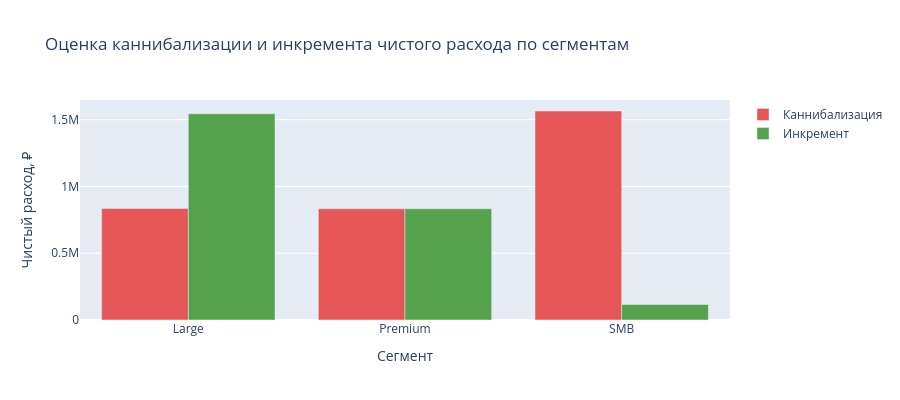
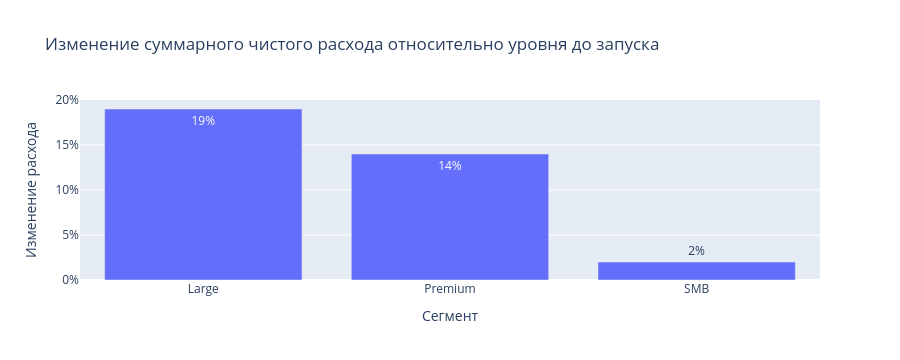

Notebook code for these charts, in order:
### Code cell
plot_c = cann_view.melt(
    id_vars="segment",
    value_vars=["cannibalization_est", "incremental_est"],
    var_name="component",
    value_name="spend",
)
name_map = {"cannibalization_est": "Каннибализация", "incremental_est": "Инкремент"}
plot_c["component"] = plot_c["component"].map(name_map)
fig = px.bar(
    plot_c, x="segment", y="spend", color="component", barmode="group",
    title="Оценка каннибализации и инкремента чистого расхода по сегментам",
    labels={"segment": "Сегмент", "spend": "Чистый расход, ₽", "component": ""},
    color_discrete_map={"Каннибализация": "#E45756", "Инкремент": "#54A24B"},
)
fig.update_layout(height=400)
fig.show()

fig2 = px.bar(
    cann_view, x="segment", y="delta_total_pct",
    title="Изменение суммарного чистого расхода относительно уровня до запуска",
    labels={"segment": "Сегмент", "delta_total_pct": "Изменение расхода"},
    text=cann_view["delta_total_pct"].map(lambda x: f"{x:.0%}"),
)
fig2.update_layout(yaxis_tickformat=".0%", height=360)
fig2.show()

### Figure 1 — Plotly figure (JSON) as saved in the notebook; plotly's stock layout.template omitted (floating-point values rounded to 4 significant figures)
{"data": [{"alignmentgroup": "True", "hovertemplate": "=Каннибализация<br>Сегмент=%{x}<br>Чистый расход, ₽=%{y}<extra></extra>", "legendgroup": "Каннибализация", "marker": {"color": "#E45756", "pattern": {"shape": ""}}, "name": "Каннибализация", "offsetgroup": "Каннибализация", "orientation": "v", "showlegend": true, "textposition": "auto", "type": "bar", "x": ["Large", "Premium", "SMB"], "xaxis": "x", "y": [834900.0, 833400.0, 1566000.0], "yaxis": "y"}, {"alignmentgroup": "True", "hovertemplate": "=Инкремент<br>Сегмент=%{x}<br>Чистый расход, ₽=%{y}<extra></extra>", "legendgroup": "Инкремент", "marker": {"color": "#54A24B", "pattern": {"shape": ""}}, "name": "Инкремент", "offsetgroup": "Инкремент", "orientation": "v", "showlegend": true, "textposition": "auto", "type": "bar", "x": ["Large", "Premium", "SMB"], "xaxis": "x", "y": [1545000.0, 833100.0, 116300.0], "yaxis": "y"}], "layout": {"barmode": "group", "height": 400, "legend": {"title": {"text": ""}, "tracegroupgap": 0}, "title": {"text": "Оценка каннибализации и инкремента чистого расхода по сегментам"}, "xaxis": {"anchor": "y", "domain": [0, 1], "title": {"text": "Сегмент"}}, "yaxis": {"anchor": "x", "domain": [0, 1], "title": {"text": "Чистый расход, ₽"}}}}

### Figure 2 — Plotly figure (JSON) as saved in the notebook; plotly's stock layout.template omitted (floating-point values rounded to 4 significant figures)
{"data": [{"hovertemplate": "Сегмент=%{x}<br>Изменение расхода=%{y}<br>text=%{text}<extra></extra>", "legendgroup": "", "marker": {"color": "#636efa", "pattern": {"shape": ""}}, "name": "", "orientation": "v", "showlegend": false, "text": ["19%", "14%", "2%"], "textposition": "auto", "type": "bar", "x": ["Large", "Premium", "SMB"], "xaxis": "x", "y": [0.19, 0.14, 0.02], "yaxis": "y"}], "layout": {"barmode": "relative", "height": 360, "legend": {"tracegroupgap": 0}, "title": {"text": "Изменение суммарного чистого расхода относительно уровня до запуска"}, "xaxis": {"anchor": "y", "domain": [0, 1], "title": {"text": "Сегмент"}}, "yaxis": {"anchor": "x", "domain": [0, 1], "tickformat": ".0%", "title": {"text": "Изменение расхода"}}}}
